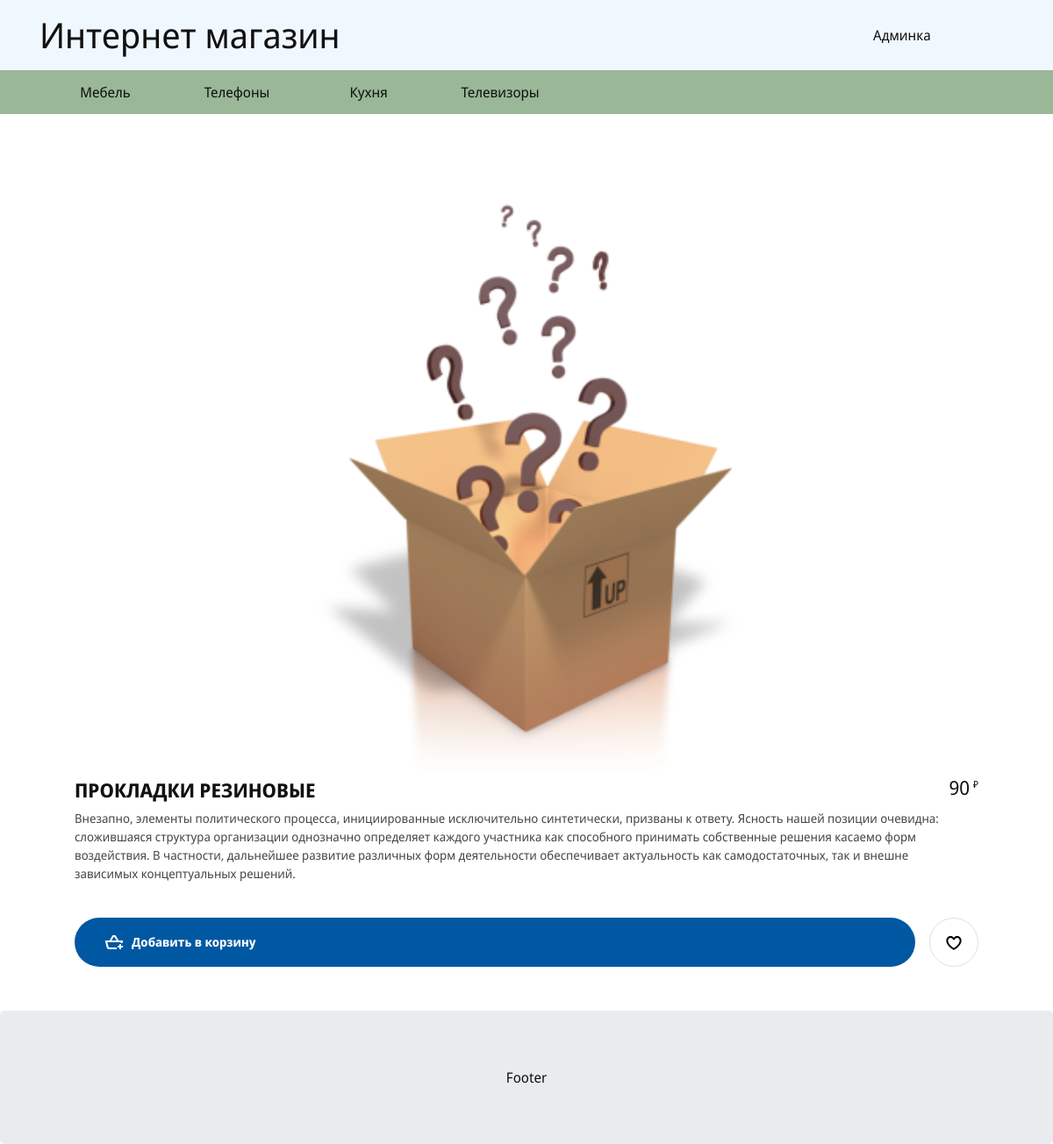
The app's page /card.php?prod=9, older data.
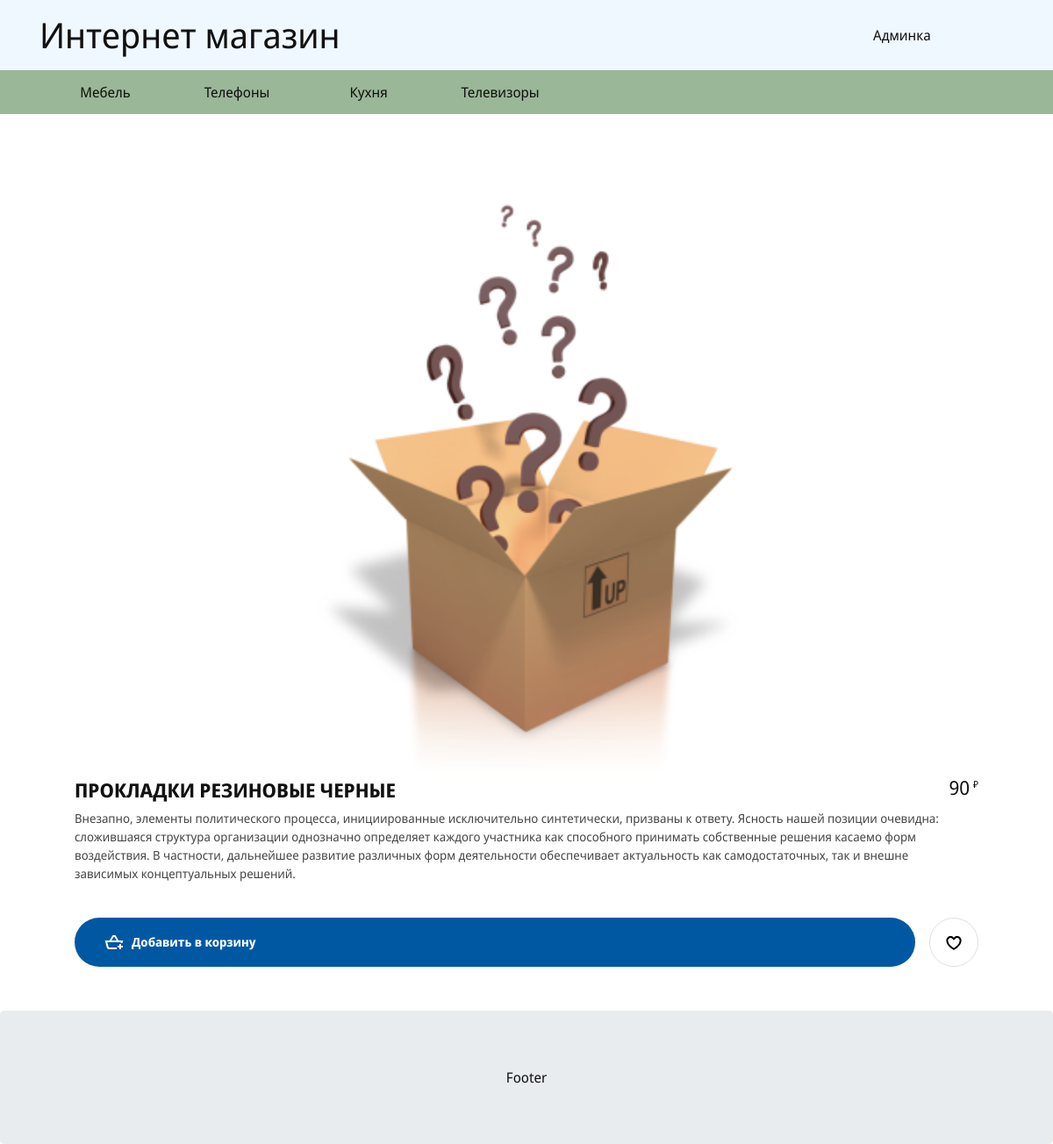
The same page, newer data.
### tables this page shows
CREATE TABLE `categories` (
  `id` int(11) NOT NULL,
  `cat_name` varchar(250) NOT NULL,
  `cat_parent` int(11) NOT NULL DEFAULT '0',
  `cat_url` varchar(250) NOT NULL,
  `meta_title` varchar(250) NOT NULL,
  `meta_descr` text NOT NULL,
  `cat_child` int(1) NOT NULL DEFAULT '0',
  `status` int(1) NOT NULL DEFAULT '1'
);

CREATE TABLE `products` (
  `id` int(11) NOT NULL,
  `prod_name` varchar(250) NOT NULL,
  `prod_descr` text NOT NULL,
  `prod_price` int(11) NOT NULL DEFAULT '0',
  `meta_title` varchar(250) NOT NULL,
  `meta_description` text NOT NULL
);

### php/db.php (called while the page is built, shortened)
<?php
class MyDB
{
	private $DB_HOSTNAME = "10.15.3.2";
	private $DB_USERNAME = 'admin';
	private $DB_PASSWORD = 'root';
	private $DB_DATABASE = 'dem-auto';
	private $link;
	private $clear = array('data' => array(), 'error' => array());
	public function __construct(){
		$host = $this->DB_HOSTNAME;
		$username = $this->DB_USERNAME;
		$password = $this->DB_PASSWORD;
		$database = $this->DB_DATABASE;
	}
	private function connect($host,$username,$password,$database){
		$this->link = new mysqli($host,$username,$password,$database);
	}
	public function myquery($query){
		if (!$result = $this->link->query($query))
			{
				return false;
			}
		return $result;
	}
	public function getCategoriesAll() {
		$this->clearOutput($output);
		$sql = "SELECT * FROM `categories` WHERE `status` = '1'";
		$res = $this->myquery($sql);
		if(is_object($res)){
			if ($res->num_rows == 0) {
			$output['error'] = "no data";
			} else {
			while ($row = $res->fetch_assoc()){
				$output['data'][$row['cat_parent']][] = $row;
				}
			}
		} else {
			$output['error'] = "res is not object";
			}
			return $output;
	}
public function getSingleProduct($prod_id){
	$this->clearOutput($output);
	$sql = "SELECT * FROM `products` WHERE `id` = $prod_id";
	$res = $this->myquery($sql);
	if(is_object($res)){
		if ($res->num_rows == 0) {
		$output['error'] = "no data";
		} else {
		while ($row = $res->fetch_assoc()){
			$row['categories'] = $this->getCategoryByProductID($prod_id);
			array_push($output['data'], $row);
			}
		}
	} else {
		$output['error'] = "res is not object";
		}
	return json_encode($output);
}
public function getCategoryByProductID($prod_id){
	$this->clearOutput($output);
	$sql = "SELECT `categories`.`cat_name` FROM `products` JOIN `product_to_cat` ON `products`.`id` = `product_to_cat`.`prod_id` JOIN `categories` ON `product_to_cat`.`cat_id` = `categories`.`id` WHERE `products`.`id` = $prod_id";
	$res = $this->myquery($sql);
	if(is_object($res)){
		if ($res->num_rows == 0) {
		$output['error'] = "no data";
		} else {
		while ($row = $res->fetch_assoc()){
			array_push($output['data'], $row['cat_name']);
			}
		}
	} else {
		$output['error'] = "res is not object";
		}
	return $output['data'];
}
	private function clearOutput(&$output = ""){
		$output = $this->clear;
	}
}
$mydb = new MyDB();

### php/functions.php (the view, shortened to what this page needs)
<?php
class Doing extends MyDB
{
	 public function outCatTree($parent_id, $level, $category_arr) {
		  if (isset($category_arr[$parent_id])) {
					 echo "<ul  style='margin-top:" . ($level * 0) . "px;' class='nav navbar level-".$level."' data-level='".$level."'>";
				foreach ($category_arr[$parent_id] as $value) {
					 echo "<li><a href=\"/?id=". $value['id'] ."&cat=".$value['cat_url']."\">".$value['cat_name']."</a>";
					 echo "</li>";
				}
				echo "</ul>";
		  }
	 }
	public function metaTitle($prod, $id){
		if($prod){
			$product =  json_decode($this->getSingleProduct($prod), true);
		}
	}
}

### template/head.php (shortened to what this page needs)
<?php include_once $_SERVER['DOCUMENT_ROOT']."/php/db.php"; ?>
<?php include_once $_SERVER['DOCUMENT_ROOT']."/php/functions.php"; ?>
<?php $id = isset($_GET['id']) ? $_GET['id'] : false; ?>
<?php $prod_id = isset($_GET['prod']) ? $_GET['prod'] : false; ?>
<!DOCTYPE html>
<html lang="ru">
<head>
	<title><?php echo $do->metaTitle($prod_id, $id);?></title>
	<link rel="stylesheet" href="http://<?php echo $_SERVER['HTTP_HOST'] ?>/css/bootstrap.min.css">
	<link rel="stylesheet" href="http://<?php echo $_SERVER['HTTP_HOST'] ?>/css/style.css">
	<link rel="stylesheet" href="http://<?php echo $_SERVER['HTTP_HOST'] ?>/css/admin-style.css">
</head>
<body>

### card.php (shortened to what this page needs)
<?php include("template/head.php"); ?>
<?php
	if($prod_id){
		$product =  json_decode($mydb->getSingleProduct($prod_id), true);
		$product = $product['data'][0];
	}
	?>
<header class="header">
	<div class="container">
		<div class="row">
			<h1 class="col-md-6 col-lg-10 col-sm-12"><a href="/">Интернет магазин</a></h1>
			<a class="col-md-6 col-lg-2" href="http://<?php echo $_SERVER['HTTP_HOST'] ?>/admin/" class="btn-right">Админка</a>
		</div>
	</div>
</header>
<div class="catalog">
	<div class="container">
		<?php
			$category_arr = $mydb->getCategoriesAll();
			$cat_data = $category_arr['data'];
			$do->outCatTree(0, 0, $cat_data);
		?>
	</div>
</div>
<main>
	<div class="container">
		<div class="good wrapper">
			<div class="good-images">
				<div class="good-image__item">
					<img src="img/goods.png" alt="">
				</div>
			</div>
			<div class="good-item">
				<div class="good-item__section">
					<div>
						<h2 class="good-item__header"><?php echo $product['prod_name']?></h2>
						<p class="good-item__description"><?php echo $product['prod_descr']?></p>
					</div>
					<p class="good-item__price">
						<span class="good-item__price-value"><?php echo $product['prod_price']?></span>
						<span class="good-item__currency">₽</span>
					</p>
				</div>
				<div class="good-item__buttons">
					<button type="button" class="btn btn-good" data-idd="idd001">
						<span class="btn-good__label">Добавить в корзину</span>
					</button>
					<button type="button" class="btn btn-add-wishlist" data-idd="idd001">
					</button>
				</div>
			</div>
		</div>
	</div>
</main>
<?php include("template/footer.php"); ?>

### template/footer.php (shortened to what this page needs)
	<footer class="jumbotron text-center" style="margin-top:50px; margin-bottom:0;">
  		<p>Footer</p>
	</footer>
</body>
</html>

### css/style.css (style rules this page uses)
html { -webkit-box-sizing: border-box; box-sizing: border-box; }
*, *::before, *::after { -webkit-box-sizing: inherit; box-sizing: inherit; }
body { min-width: 320px; margin: 0; background-color: #fff; font-family: Noto Sans, Arial, sans-serif; font-size: 16px; color: #111; line-height: 1.5; -webkit-font-smoothing: subpixel-antialiased; }
button, input { font: inherit; }
button { cursor: pointer; }
img { max-width: 100%; width: 100%; height: auto; }
a { text-decoration: none; color: inherit; }
ul { list-style: none; padding: 0; margin: 0; }
h1, h2, h3, p { padding: 0; margin: 0; }
.header { background-color: aliceblue; height: 5em; }
.header .row, .header .container { height: 100%; }
.header .row { align-items: center; }
.catalog { min-height: 2em; background-color: #9ab797; }
.navbar { justify-content: start; padding: 0; }
.catalog li { min-width: 150px; text-align: center; }
.catalog a { background-color: #9ab797 ; line-height: 50px; display: block; height: 50px; }
.level-0 { position: relative; }
.wrapper { position: relative; margin-top: 4rem; }
.good { padding-top: 2rem; }
.good-images { display: -webkit-box; display: -ms-flexbox; display: flex; -ms-flex-wrap: wrap; flex-wrap: wrap; justify-content: space-around; }
.good-image__item { width: calc(50% - 1.25rem); margin-left: .625rem; margin-right: .625rem; min-height: 500px; }
.good-item { -ms-grid-column: 9; grid-column-start: 9; -ms-grid-column-span: 4; grid-column-end: 13; padding: 0 2.5rem; }
.good-item__section { margin-bottom: 2.5rem; }
.good-item__header { font-size: 1.375rem; line-height: 1.5; font-weight: 700; text-transform: uppercase; margin-bottom: .3rem; }
.good-item__description { line-height: 1.5; letter-spacing: 0; font-weight: 400; color: #484848; font-size: .875rem; }
.good-item__price { white-space: nowrap; text-align: right; }
.good-item__section { display: -webkit-box; display: -ms-flexbox; display: flex; -webkit-box-pack: justify; -ms-flex-pack: justify; justify-content: space-between; }
.good-item__price-value { line-height: 1.1875; font-size: 1.375rem; }
.good-item__currency { line-height: .9; font-size: .6875rem; vertical-align: text-top; }
.good-item__buttons { display: -webkit-box; display: -ms-flexbox; display: flex; -webkit-box-pack: justify; -ms-flex-pack: justify; justify-content: space-between; -webkit-box-align: center; -ms-flex-align: center; align-items: center; width: 100%; }
.btn-good { margin-right: 1rem; -webkit-box-flex: 1; -ms-flex-positive: 1; flex-grow: 1; -ms-flex-negative: 1; flex-shrink: 1; position: relative; background: #0058a3; color: #fff; border-radius: 52px; padding: 0 2rem; display: -webkit-box; display: -ms-flexbox; display: flex; height: 3.5rem; -webkit-box-align: center; -ms-flex-align: center; align-items: center; }
.btn-good-svg { margin-right: .5rem; vertical-align: top; -ms-flex-negative: 0; flex-shrink: 0; display: inline-block; height: 1.5rem; width: 1.5rem; fill: #fff; }
.btn-good__label { text-align: center; border: 0; font-weight: 700; font-size: .875rem; line-height: 1.42857; }
.btn-add-wishlist { background: rgba(0, 0, 0, 0); color: #111; border-radius: 40px; padding: 0 .9375rem; border: 1px solid #dfdfdf; height: 3.5rem; width: 3.5rem; margin-left: auto; }
.btn-add-wishlist__svg { height: 1.5rem; width: 1.5rem; }

Row changes from the older to the newer data that the page shows:
changed products: prod_name "ПРОКЛАДКИ РЕЗИНОВЫЕ" → "ПРОКЛАДКИ РЕЗИНОВЫЕ ЧЕРНЫЕ"
